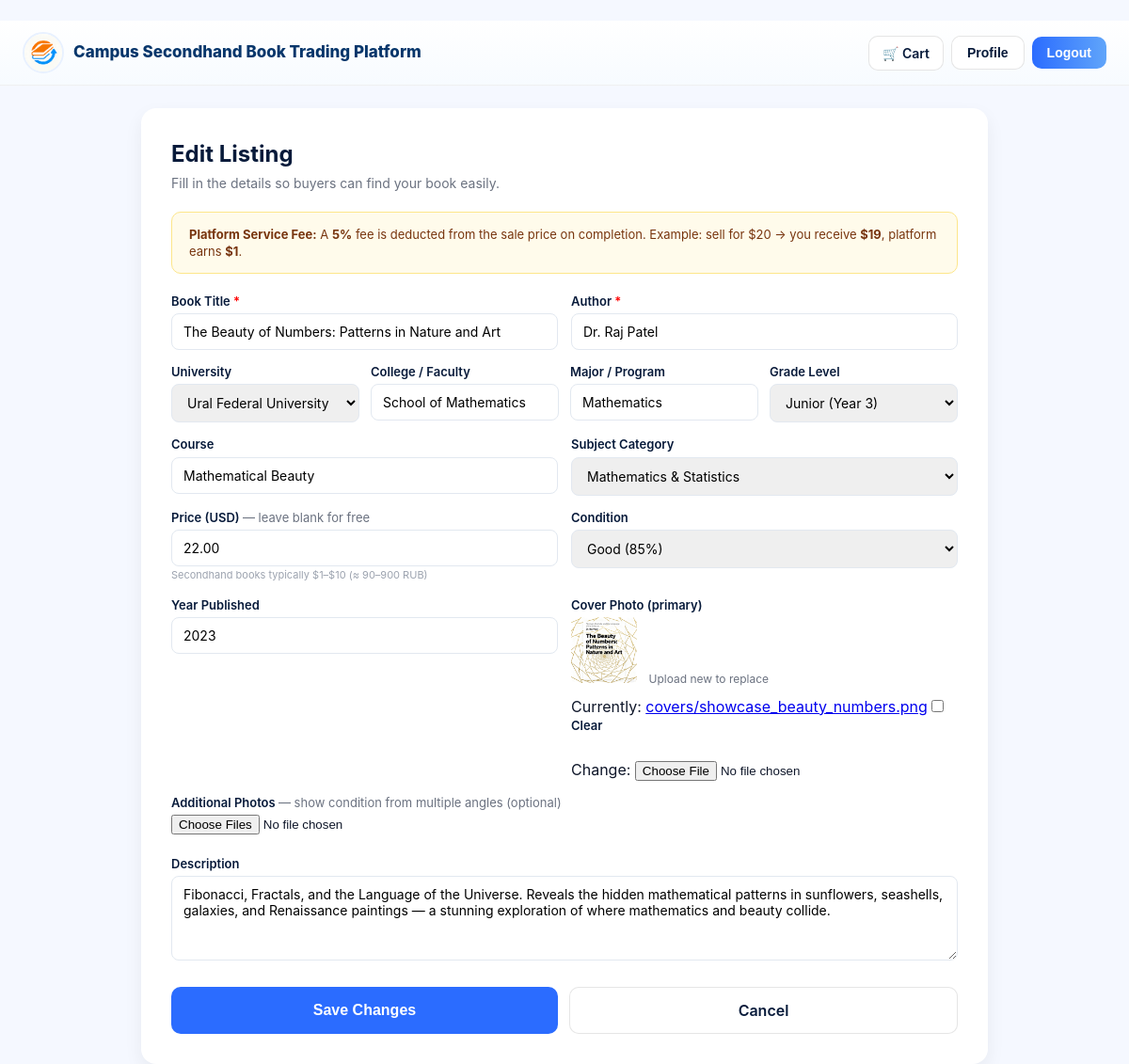
/book/28/edit/ (signed in), run on the app's committed database.
### books/models.py (models this page shows, shortened)
class Book(models.Model):
    CONDITION_CHOICES = [
        ('like_new', 'Like New (98%)'),
        ('good', 'Good (85%)'),
        ('used', 'Used (70%)'),
    ]
    CATEGORY_CHOICES = [
        ('arts', 'Arts & Humanities'),
        ('business', 'Business & Management'),
        ('cs', 'Computer Science & IT'),
        ('math', 'Mathematics & Statistics'),
        ('engineering', 'Engineering'),
        ('education', 'Education'),
        ('social', 'Social Sciences'),
        ('natural', 'Natural Sciences'),
        ('health', 'Health & Medicine'),
        ('other', 'Other'),
    ]
    GRADE_CHOICES = [
        ('elem', 'Elementary School'),
        ('middle', 'Middle School'),
        ('hs', 'High School'),
        ('1', 'Freshman (Year 1)'),
        ('2', 'Sophomore (Year 2)'),
        ('3', 'Junior (Year 3)'),
        ('4', 'Senior (Year 4)'),
        ('ms1', "Master's Year 1"),
        ('ms2', "Master's Year 2"),
        ('ms3', "Master's Year 3"),
        ('phd1', 'PhD Year 1'),
        ('phd2', 'PhD Year 2'),
        ('phd3', 'PhD Year 3'),
        ('phd4', 'PhD Year 4'),
        ('phd5', 'PhD Year 5+'),
    ]
    title = models.CharField(max_length=300, verbose_name='Book Title / 书名')
    author = models.CharField(max_length=200, verbose_name='Author / 作者')
    price = models.DecimalField(
        max_digits=8, decimal_places=2, null=True, blank=True,
        verbose_name='Price / 价格'
    )
    description = models.TextField(blank=True, verbose_name='Description / 描述')
    cover = models.ImageField(
        upload_to='covers/', blank=True, null=True,
        verbose_name='Cover Image / 封面图'
    )
    university = models.ForeignKey(
        University, on_delete=models.SET_NULL, null=True, blank=True,
        related_name='books', verbose_name='University / 学校'
    )
    college = models.CharField(max_length=200, blank=True, verbose_name='College / Faculty / 学院')
    program = models.CharField(max_length=200, blank=True, verbose_name='Major / Program / 专业')
    grade = models.CharField(
        max_length=10, choices=GRADE_CHOICES, blank=True,
        verbose_name='Grade Level / 年级'
    )
    course = models.CharField(max_length=200, blank=True, verbose_name='Course / 课程')
    category = models.CharField(
        max_length=20, choices=CATEGORY_CHOICES, blank=True,
        verbose_name='Category / 分类'
    )
    condition = models.CharField(
        max_length=10, choices=CONDITION_CHOICES, default='good',
        verbose_name='Condition / 成色'
    )
    year_published = models.IntegerField(
        null=True, blank=True, verbose_name='Year Published / 出版年份'
    )
    seller = models.ForeignKey(
        User, on_delete=models.CASCADE, related_name='books',
        verbose_name='Seller / 卖家'
    )
    created_at = models.DateTimeField(auto_now_add=True, verbose_name='Listed At / 上架时间')
    is_sold = models.BooleanField(default=False, verbose_name='Is Sold / 已售')
    class Meta:
        ordering = ['-created_at']
        verbose_name = 'Book / 书籍'
        verbose_name_plural = 'Books / 书籍列表'

### books/views.py (the view)
# urls.py: path('book/<int:pk>/edit/', views.edit_book, name='edit'),
@login_required
def edit_book(request, pk):
    book = get_object_or_404(Book, pk=pk, seller=request.user)
    delete_img_id = request.GET.get('delete_img')
    if delete_img_id:
        BookImage.objects.filter(pk=delete_img_id, book=book).delete()
        return redirect('books:edit', pk=pk)
    if request.method == 'POST':
        form = BookForm(request.POST, request.FILES, instance=book)
        if form.is_valid():
            form.save()
            _save_extra_images(request, book)
            messages.success(request, 'Book updated.')
            logger.info('Book edited: pk=%d by %s', pk, request.user.username)
            return redirect('books:detail', pk=book.pk)
    else:
        form = BookForm(instance=book)
    return render(request, 'sell.html', {
        'form': form, 'book': book, 'action': 'Edit',
        'college_suggestions_json': _college_suggestions_json(),
    })

### books/models.py (called while the page is built)
    def __str__(self):
        return self.name

### books/views.py (called while the page is built)
def _college_suggestions_json():
    import json
    suggestions = {}
    for col in College.objects.select_related('university').order_by('university_id', 'name'):
        key = str(col.university_id)
        suggestions.setdefault(key, []).append(col.name)
    return json.dumps(suggestions)

### templates/sell.html (shortened to what this page needs)
﻿{% load static %}
<!DOCTYPE html>
<html lang="en">
<head>
  <link rel="stylesheet" href="{% static 'css/base.css' %}">
</head>
<body>
<header class="header">
  <div class="header-left">
    <a href="{% url 'books:home' %}" style="text-decoration:none;display:flex;align-items:center;gap:10px;">
      <img src="{% static 'img/logo.png' %}" class="logo" alt="Logo">
      <span class="site-title">Campus Secondhand Book Trading Platform</span>
    </a>
  </div>
  <div class="header-right">
    <a href="{% url 'books:cart' %}" class="cart-btn">🛒 Cart</a>
    <button class="btn-outline" onclick="location.href='{% url 'users:profile' %}'">Profile</button>
    <form method="post" action="{% url 'users:logout' %}" style="display:inline;">
      <button type="submit" class="btn-solid">Logout</button>
    </form>
  </div>
</header>
<div class="sell-form">
  <h2 style="color:#071a3a;margin-bottom:4px;">
    {% if action == 'Edit' %}Edit Listing{% else %}Sell / Donate a Book{% endif %}
  </h2>
  <p style="color:#6b7280;font-size:14px;margin-bottom:20px;">
    Fill in the details so buyers can find your book easily.
  </p>
  <div class="fee-info">
    <strong>Platform Service Fee:</strong>
    A <strong>5%</strong> fee is deducted from the sale price on completion.
    Example: sell for $20 → you receive <strong>$19</strong>, platform earns <strong>$1</strong>.
  </div>
  <form method="post" enctype="multipart/form-data" action="">
    <div class="form-row">
      <div>
        <label>Book Title <span style="color:red">*</span></label>
        {{ form.title }}
      </div>
      <div>
        <label>Author <span style="color:red">*</span></label>
        {{ form.author }}
      </div>
    </div>
    <div class="form-row-4">
      <div>
        <label>University</label>
        {{ form.university }}
      </div>
      <div>
        <label>College / Faculty</label>
        {{ form.college }}
      </div>
      <div>
        <label>Major / Program</label>
        {{ form.program }}
      </div>
      <div>
        <label>Grade Level</label>
        {{ form.grade }}
      </div>
    </div>
    <div class="form-row">
      <div>
        <label>Course</label>
        {{ form.course }}
      </div>
      <div>
        <label>Subject Category</label>
        {{ form.category }}
      </div>
    </div>
    <div class="form-row">
      <div>
        <label>Price (USD) <span style="color:#6b7280;font-weight:400;">— leave blank for free</span></label>
        {{ form.price }}
        <span style="font-size:11px;color:#9ca3af;display:block;margin-top:2px;">
          Secondhand books typically $1–$10 (≈ 90–900 RUB)
        </span>
      </div>
      <div>
        <label>Condition</label>
        {{ form.condition }}
      </div>
    </div>
    <div class="form-row">
      <div>
        <label>Year Published</label>
        {{ form.year_published }}
      </div>
      <div>
        <label>Cover Photo (primary)</label>
        {% if book and book.cover %}
        <div style="margin-bottom:8px;">
          <img src="{{ book.cover.url }}" style="height:70px;border-radius:6px;object-fit:cover;" alt="Current cover">
          <span style="font-size:12px;color:#6b7280;margin-left:8px;">Upload new to replace</span>
        </div>
        {% endif %}
        {{ form.cover }}
      </div>
    </div>
    <div class="form-row-full">
      <label>Additional Photos
        <span style="color:#6b7280;font-weight:400;">— show condition from multiple angles (optional)</span>
      </label>
      <input type="file" name="extra_images" multiple accept="image/*" id="extraImagesInput">
    </div>
    <div class="form-row-full">
      <label>Description</label>
      {{ form.description }}
    </div>
    <div style="display:flex;gap:12px;margin-top:28px;">
      <button type="submit" class="btn-primary" style="flex:1;padding:13px;font-size:16px;">
        {% if action == 'Edit' %}Save Changes{% else %}List Book{% endif %}
      </button>
      <a href="{% url 'users:profile' %}" class="btn-outline"
         style="flex:1;padding:13px;font-size:16px;text-align:center;text-decoration:none;">Cancel</a>
    </div>
  </form>
</div>
</body>
</html>

### static/css/base.css (style rules this page uses)
:root { --bg: #f5f8ff; --card: #ffffff; --muted: #6b7280; --accent: #2b6cff; --accent-2: #60a5fa; --btn: #ffd44d; --btn-text: #1f3a93; --radius: 12px; --shadow: 0 8px 20px rgba(2, 6, 23, 0.06); font-family: Inter, "Helvetica Neue", Arial, sans-serif; }
* { box-sizing: border-box; margin: 0; padding: 0; }
html, body { height: 100%; }
body { background: var(--bg); color: #0f172a; font-size: 16px; line-height: 1.4; }
.header, .site-header { display: flex; align-items: center; justify-content: space-between; padding: 12px 24px; background: linear-gradient(180deg, #fff, #f7fbff); border-bottom: 1px solid rgba(0, 0, 0, 0.06); position: sticky; top: 0; z-index: 50; gap: 12px; }
.header-left { display: flex; align-items: center; gap: 12px; }
.header-right { display: flex; align-items: center; gap: 8px; }
.logo { width: 44px; height: 44px; object-fit: cover; border-radius: 50%; border: 2px solid #e8f1ff; flex-shrink: 0; }
.site-title { font-size: 17px; font-weight: 800; color: #07366b; white-space: nowrap; }
.btn-primary { background: var(--accent); color: white; padding: 9px 16px; border-radius: 10px; border: none; cursor: pointer; font-weight: 700; font-size: 14px; text-decoration: none; display: inline-block; }
.btn-solid { background: linear-gradient(90deg, var(--accent), var(--accent-2)); color: white; padding: 9px 16px; border-radius: 10px; border: none; cursor: pointer; font-weight: 700; font-size: 14px; }
.btn-outline { background: white; border: 1.5px solid rgba(0, 0, 0, 0.1); padding: 9px 16px; border-radius: 10px; cursor: pointer; font-weight: 600; font-size: 14px; color: #071a3a; }
.cart-btn { position: relative; display: inline-flex; align-items: center; gap: 5px; background: white; border: 1.5px solid rgba(0,0,0,0.1); padding: 8px 14px; border-radius: 10px; cursor: pointer; font-size: 14px; font-weight: 600; color: #071a3a; text-decoration: none; }
.input, textarea, select { width: 100%; padding: 10px 12px; border-radius: 8px; border: 1.5px solid #e2e8f0; font-size: 14px; outline: none; transition: border-color 0.2s; font-family: inherit; }

### templates/sell.html (style rules this page uses)
.sell-form { max-width: 900px; margin: 24px auto; background: var(--card); padding: 32px; border-radius: 16px; box-shadow: var(--shadow); }
.form-row { display: grid; grid-template-columns: 1fr 1fr; gap: 14px; margin-bottom: 14px; }
.form-row-4 { display: grid; grid-template-columns: 1fr 1fr 1fr 1fr; gap: 12px; margin-bottom: 14px; }
.form-row-full { margin-bottom: 14px; }
label { font-size: 13px; font-weight: 600; color: #071a3a; display: block; margin-bottom: 4px; }
.fee-info { background: #fffbeb; border: 1.5px solid #fde68a; border-radius: 10px; padding: 14px 18px; margin-bottom: 20px; font-size: 13px; color: #78350f; }

### data on the page
Book: title "The Beauty of Numbers: Patterns in Nature and Art", author "Dr. Raj Patel", university "Ural Federal University", college "School of Mathematics", program "Mathematics", grade "Junior (Year 3)", course "Mathematical Beauty", category "Mathematics & Statistics", price "22.00", condition "Good (85%)", year_published "2023", cover (picture), description "Fibonacci, Fractals, and the Language of the Universe. Reveals the hidden mathematical patterns in sunflowers, seashells, galaxies, and Renaissance paintings — a stunning exploration of where mathematics and beauty collide."
